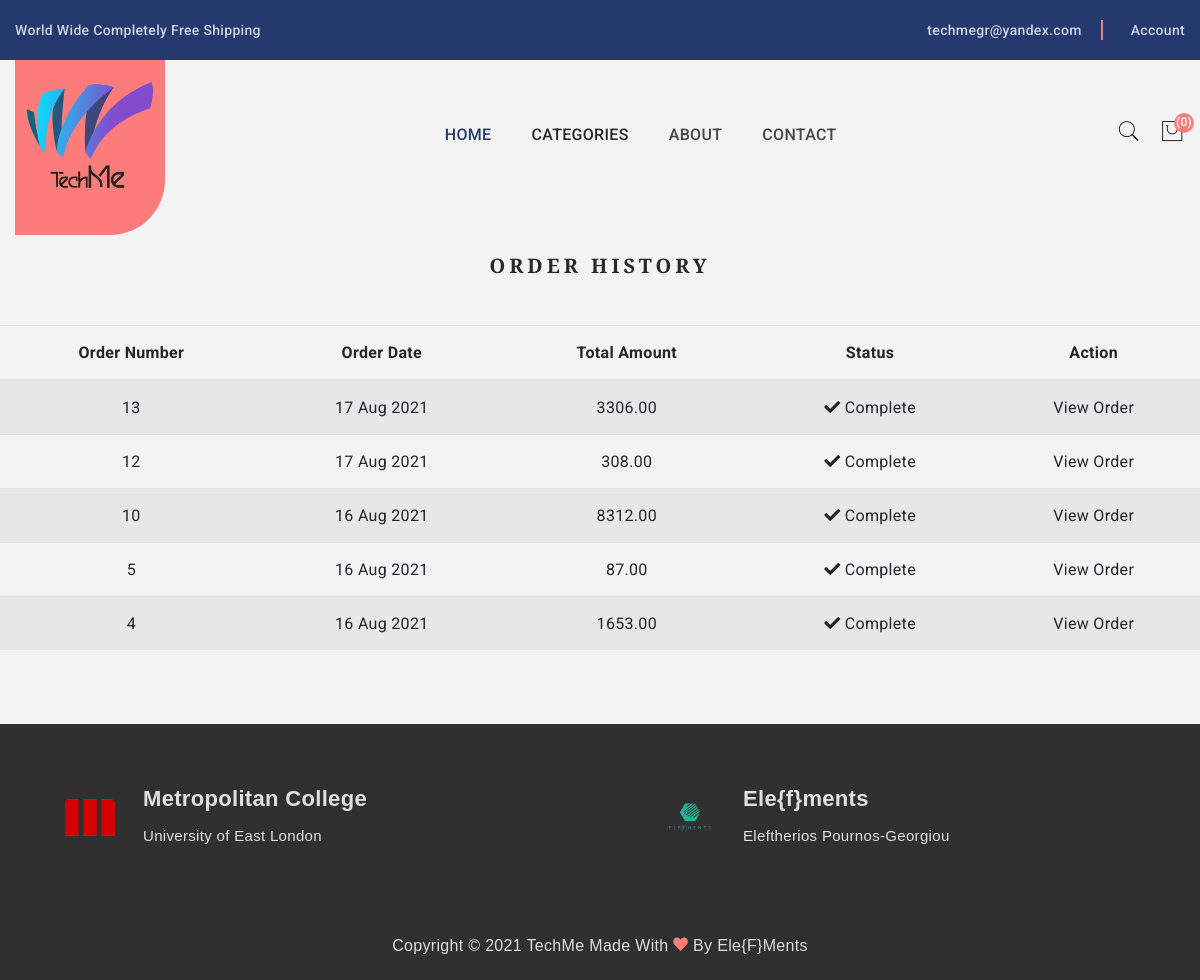
Before: /order_history/ (signed in) with the older database file.
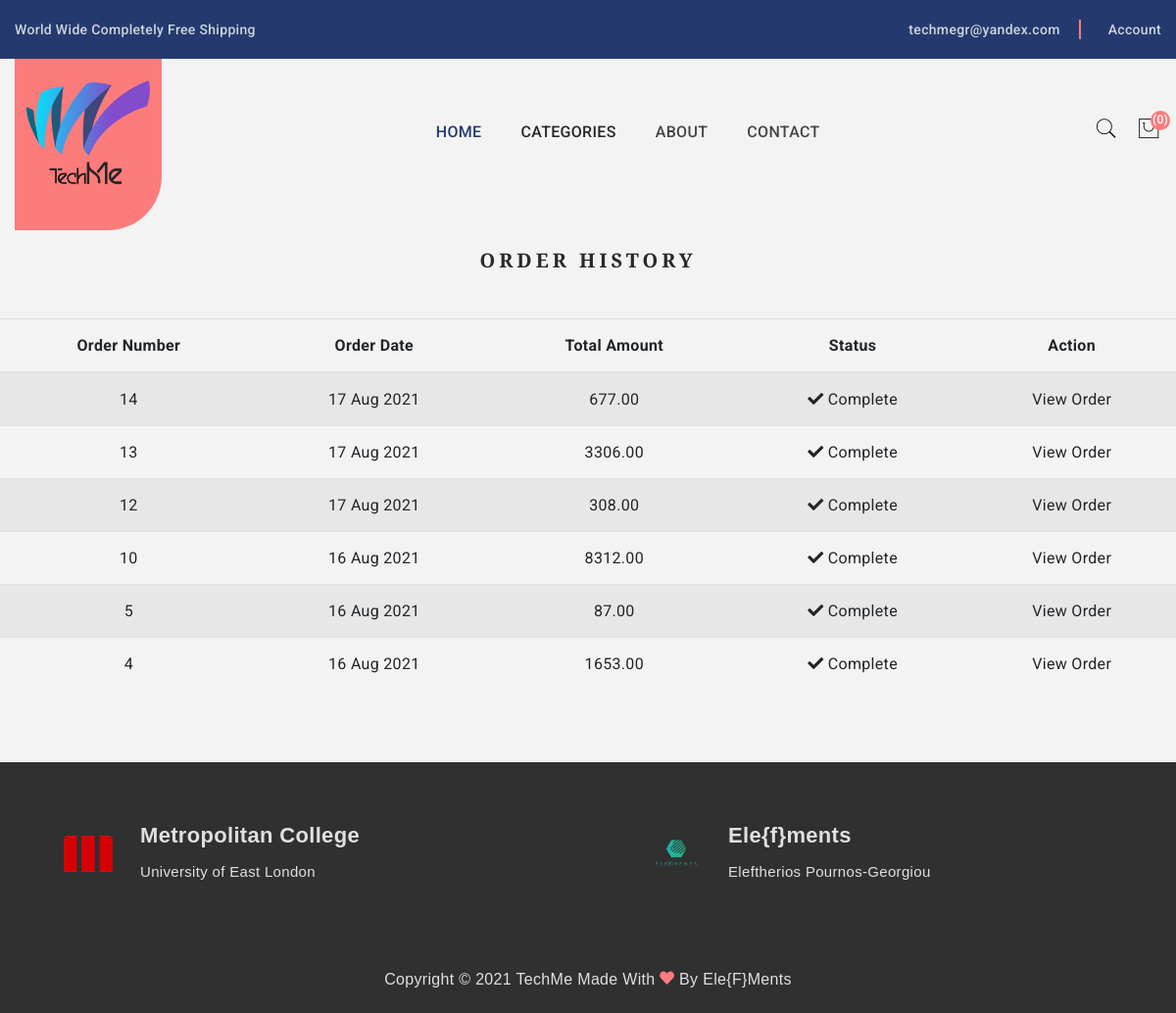
After: the same page with the newer database file.
### store/models.py (models this page shows)
class Order(models.Model):
    token = models.CharField(max_length=250, blank=True)
    total = models.DecimalField(max_digits=10, decimal_places=2, verbose_name='EURO Order Total')
    emailAddress = models.EmailField(max_length=250, blank=True, verbose_name='Email Address')
    created = models.DateTimeField(auto_now_add=True)
    billingName = models.CharField(max_length=250, blank=True)
    billingAddress1 = models.CharField(max_length=250, blank=True)
    billingCity = models.CharField(max_length=250, blank=True)
    billingPostcode = models.CharField(max_length=250, blank=True)
    billingCountry = models.CharField(max_length=250, blank=True)
    shippingName = models.CharField(max_length=250, blank=True)
    shippingAddress1 = models.CharField(max_length=250, blank=True)
    shippingCity = models.CharField(max_length=250, blank=True)
    shippingPostcode = models.CharField(max_length=250, blank=True)
    shippingCountry = models.CharField(max_length=250, blank=True)
    class Meta:
        db_table = 'Order'
        ordering = ['-created']
    def __str__(self):
        return str(self.id)

### store/views.py (the view)
# urls.py: path('order_history/', views.orderHistory, name='order_history'),
@login_required(redirect_field_name='next', login_url='signin')
def orderHistory(request):
    if request.user.is_authenticated:
        email = str(request.user.email)
        order_details = Order.objects.filter(emailAddress=email)
        print(email)
        print(order_details)
    return render(request, 'orders_list.html', {'order_details': order_details})

### store/context_processors.py (called while the page is built)
def counter(request):
    item_count = 0
    if 'admin' in request.path:
        return {}
    else:
        try:
            cart = Cart.objects.filter(cart_id=_cart_id(request))
            cart_items = CartItem.objects.all().filter(cart=cart[:1])
            for cart_item in cart_items:
                item_count += cart_item.quantity
        except Cart.DoesNotExist:
            item_count = 0
    return dict(item_count=item_count)

def menu_links(request):
    links = Category.objects.all()
    return dict(links=links)

### store/models.py (called while the page is built)
    def get_url(self):
        return reverse('products_by_category', args=[self.slug])

### store/views.py (called while the page is built)
def _cart_id(request):
    cart = request.session.session_key
    if not cart:
        cart = request.session.create()
    return cart

### store/templates/orders_list.html (shortened to what this page needs)
{% extends 'base.html' %}
{% load static %}
{% block content %}
  <div class="text-center">
    <br>
    <h1 class="text-center product_title">
      Order History
    </h1>
    <br>
    {% if order_details %}
      <table class="table table-striped">
        <thead>
          <tr>
            <th>Order Number</th>
            <th>Order Date</th>
            <th>Total Amount</th>
            <th>Status</th>
            <th>Action</th>
          </tr>
        </thead>
        <tbody>
          {% for order in order_details %}
            <tr>
              <td>{{ order.id }}</td>
              <td>{{ order.created|date:"d M Y" }}</td>
              <td>{{ order.total }}</td>
              <td><i class="fas fa-check"></i>&nbsp;Complete</td>
              <td><a href="{% url 'order_detail' order.id %}">View Order</a></td>
            </tr>
          {% endfor %}
        </tbody>
      </table>
    {% else %}
      <p>You have not placed any orders yet.
        <br><br>
        <a href="{% url 'home' %}" class="btn btn-secondary">Continue shopping</a>
      </p>
    {% endif %}
  </div>
  <br><br>
{% endblock %}

Changed rows visible on the page:
added Order: id "14", created "17 Aug 2021", total "677.00"
